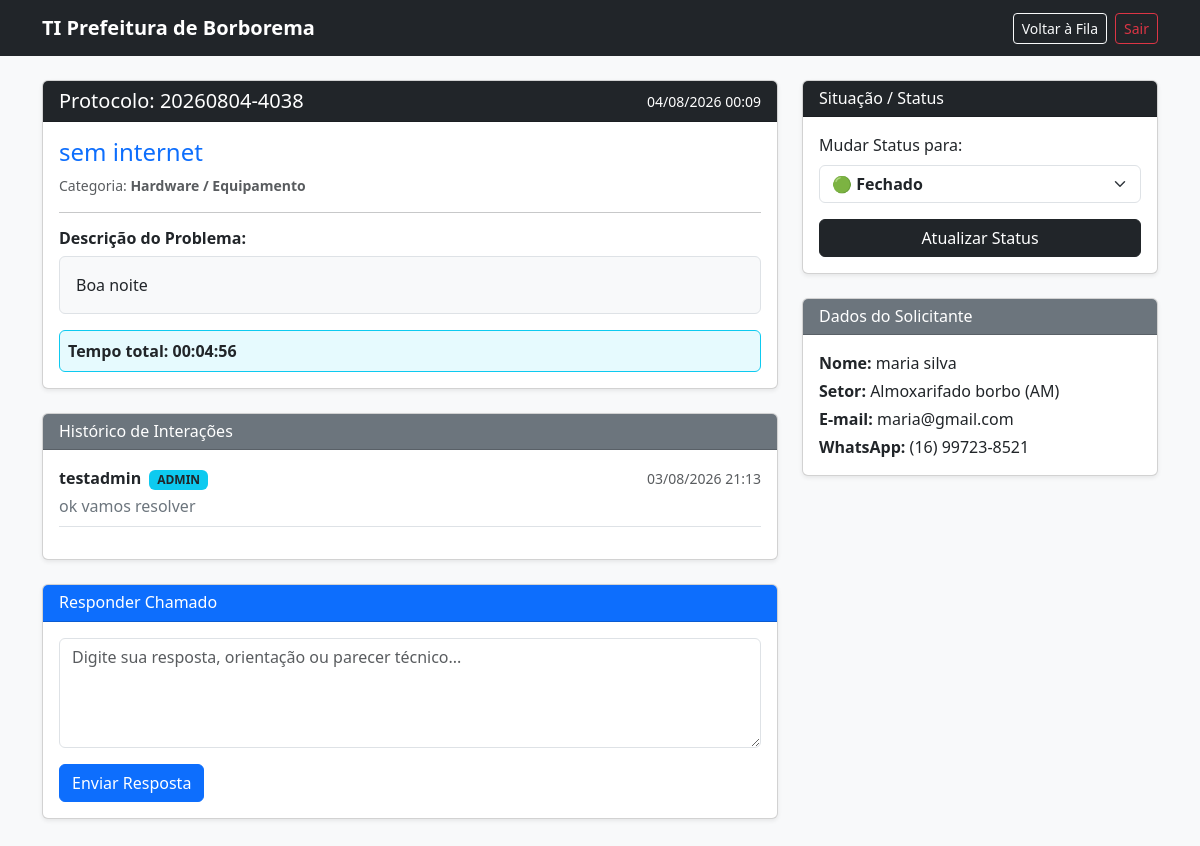
/suporte/ver_chamado.php?id=18 (signed in), run on the app's committed database.
### tables this page shows
CREATE TABLE `chamados` (
  `id` int(11) NOT NULL,
  `protocolo` varchar(20) NOT NULL,
  `titulo` varchar(150) NOT NULL,
  `descricao` text NOT NULL,
  `status` enum('novo','aberto','em_andamento','resolvido') NOT NULL DEFAULT 'novo',
  `prioridade` enum('baixa','media','alta','urgente') DEFAULT 'media',
  `usuario_id` int(11) NOT NULL,
  `tecnico_id` int(11) DEFAULT NULL,
  `categoria_id` int(11) NOT NULL,
  `criado_em` timestamp NOT NULL DEFAULT current_timestamp(),
  `atualizado_em` timestamp NOT NULL DEFAULT current_timestamp() ON UPDATE current_timestamp(),
  `fechado_em` datetime DEFAULT NULL,
  `tempo_atendimento` int(11) DEFAULT NULL COMMENT 'Tempo em segundos'
);

CREATE TABLE `categorias` (
  `id` int(11) NOT NULL,
  `nome` varchar(100) NOT NULL,
  `descricao` varchar(255) DEFAULT NULL,
  `ativo` tinyint(1) DEFAULT 1
);

CREATE TABLE `chamados_respostas` (
  `id` int(11) NOT NULL,
  `chamado_id` int(11) NOT NULL,
  `usuario_id` int(11) NOT NULL,
  `mensagem` text NOT NULL,
  `criado_em` datetime NOT NULL
);

CREATE TABLE `usuarios` (
  `id` int(11) NOT NULL,
  `nome` varchar(100) NOT NULL,
  `email` varchar(100) NOT NULL,
  `senha` varchar(255) NOT NULL,
  `cpf` varchar(14) DEFAULT NULL,
  `telefone` varchar(20) DEFAULT NULL,
  `perfil` enum('admin','tecnico','usuario') NOT NULL DEFAULT 'usuario',
  `setor_id` int(11) DEFAULT NULL,
  `ativo` tinyint(1) DEFAULT 1,
  `criado_em` timestamp NOT NULL DEFAULT current_timestamp(),
  `atualizado_em` timestamp NOT NULL DEFAULT current_timestamp() ON UPDATE current_timestamp()
);

CREATE TABLE `secretarias_setores` (
  `id` int(11) NOT NULL,
  `nome` varchar(100) NOT NULL,
  `sigla` varchar(20) NOT NULL,
  `ativo` tinyint(1) DEFAULT 1,
  `criado_em` timestamp NOT NULL DEFAULT current_timestamp()
);

### suporte/ver_chamado.php (the view, shortened to what this page needs)
<?php
require_once __DIR__ . '/../config/conexao.php';
$chamado_id = (int)($_GET['id'] ?? 0);
try {
    $sql = "SELECT
                c.*,
                u.nome AS solicitante_nome,
                u.email AS solicitante_email,
                u.telefone AS solicitante_telefone,
                s.nome AS setor_nome,
                s.sigla AS setor_sigla,
                cat.nome AS categoria_nome
            FROM chamados c
            INNER JOIN usuarios u ON c.usuario_id = u.id
            LEFT JOIN secretarias_setores s ON u.setor_id = s.id
            LEFT JOIN categorias cat ON c.categoria_id = cat.id
            WHERE c.id = :id";
    $stmt = $pdo->prepare($sql);
    $stmt->execute(['id' => $chamado_id]);
    $chamado = $stmt->fetch();
} catch (PDOException $e) {
    $_SESSION['flash_erro'] = "Erro ao carregar detalhes: " . $e->getMessage();
    header("Location: fila_chamados.php");
    exit;
}
$respostas = [];
try {
    $sqlRespostas = "SELECT r.*, u.nome AS autor_nome, u.perfil AS autor_perfil
                     FROM chamados_respostas r
                     INNER JOIN usuarios u ON r.usuario_id = u.id
                     WHERE r.chamado_id = :chamado_id
                     ORDER BY r.criado_em ASC";
    $stmtR = $pdo->prepare($sqlRespostas);
    $stmtR->execute(['chamado_id' => $chamado_id]);
    $respostas = $stmtR->fetchAll();
} catch (PDOException $e) {
}
function formatarTempo($segundos) {
    $horas = floor($segundos / 3600);
    $minutos = floor(($segundos % 3600) / 60);
    $seg = $segundos % 60;
    return sprintf("%02d:%02d:%02d", $horas, $minutos, $seg);
}
$tempoExibicao = '';
if ($chamado['status'] === 'resolvido') {
    if (!empty($chamado['tempo_atendimento'])) {
        $tempoExibicao = "Tempo total: " . formatarTempo($chamado['tempo_atendimento']);
    } else {
        $tempoExibicao = "Tempo não registrado";
    }
} else {
    $criado = new DateTime($chamado['criado_em']);
    $agora = new DateTime('now');
    $intervalo = $criado->diff($agora);
    $diff = $intervalo->days * 86400 + $intervalo->h * 3600 + $intervalo->i * 60 + $intervalo->s;
    $tempoExibicao = "Em andamento: " . formatarTempo($diff);
}
?>
<!DOCTYPE html>
<html lang="pt-BR">
<head>
    <link href="https://cdn.jsdelivr.net/npm/bootstrap@5.3.0/dist/css/bootstrap.min.css" rel="stylesheet">
</head>
<body class="bg-light">
<nav class="navbar navbar-expand-lg navbar-dark bg-dark">
    <div class="container">
        <a class="navbar-brand fw-bold" href="/helpdesk_prefeitura/painel.php">TI Prefeitura de Borborema</a>
        <div class="d-flex align-items-center text-white">
            <a href="fila_chamados.php" class="btn btn-outline-light btn-sm me-2">Voltar à Fila</a>
            <a href="/helpdesk_prefeitura/account/logout.php" class="btn btn-outline-danger btn-sm">Sair</a>
        </div>
    </div>
</nav>
<div class="container mt-4 mb-5">
    <div class="row g-4">
        <div class="col-lg-8">
            <div class="card shadow-sm mb-4">
                <div class="card-header bg-dark text-white d-flex justify-content-between align-items-center">
                    <h5 class="mb-0">Protocolo: <?= htmlspecialchars($chamado['protocolo'] ?? '#'.$chamado['id']) ?></h5>
                    <small><?= date('d/m/Y H:i', strtotime($chamado['criado_em'])) ?></small>
                </div>
                <div class="card-body">
                    <h4 class="card-title text-primary"><?= htmlspecialchars($chamado['titulo']) ?></h4>
                    <p class="text-muted small">Categoria: <strong><?= htmlspecialchars($chamado['categoria_nome'] ?? 'Geral') ?></strong></p>
                    <hr>
                    <h6><strong>Descrição do Problema:</strong></h6>
                    <div class="bg-light p-3 rounded border mb-3">
                        <?= nl2br(htmlspecialchars($chamado['descricao'])) ?>
                    </div>
                    <div class="mt-3 p-2 bg-info bg-opacity-10 rounded border border-info">
                        <i class="bi bi-clock"></i> <strong><?= $tempoExibicao ?></strong>
                    </div>
                </div>
            </div>
            <div class="card shadow-sm mb-4">
                <div class="card-header bg-secondary text-white">
                    <h6 class="mb-0">Histórico de Interações</h6>
                </div>
                <div class="card-body">
                    <?php if (count($respostas) > 0): ?>
                        <?php foreach ($respostas as $resp): ?>
                            <div class="border-bottom pb-2 mb-3">
                                <div class="d-flex justify-content-between align-items-center mb-1">
                                    <strong><?= htmlspecialchars($resp['autor_nome']) ?>
                                        <span class="badge bg-info text-dark ms-1"><?= strtoupper($resp['autor_perfil']) ?></span>
                                    </strong>
                                    <small class="text-muted"><?= date('d/m/Y H:i', strtotime($resp['criado_em'])) ?></small>
                                </div>
                                <p class="mb-0 text-secondary"><?= nl2br(htmlspecialchars($resp['mensagem'])) ?></p>
                            </div>
                        <?php endforeach; ?>
                    <?php else: ?>
                        <p class="text-muted small mb-0">Nenhuma resposta registrada.</p>
                    <?php endif; ?>
                </div>
            </div>
            <div class="card shadow-sm">
                <div class="card-header bg-primary text-white">
                    <h6 class="mb-0">Responder Chamado</h6>
                </div>
                <div class="card-body">
                    <form action="ver_chamado.php?id=<?= $chamado_id ?>" method="POST">
                        <div class="mb-3">
                            <textarea name="resposta" class="form-control" rows="4" required placeholder="Digite sua resposta, orientação ou parecer técnico..."></textarea>
                        </div>
                        <button type="submit" class="btn btn-primary">Enviar Resposta</button>
                    </form>
                </div>
            </div>
        </div>
        <div class="col-lg-4">
            <div class="card shadow-sm mb-4">
                <div class="card-header bg-dark text-white">
                    <h6 class="mb-0">Situação / Status</h6>
                </div>
                <div class="card-body">
                    <form action="ver_chamado.php?id=<?= $chamado_id ?>" method="POST">
                        <div class="mb-3">
                            <label for="status" class="form-label">Mudar Status para:</label>
                            <select name="status" id="status" class="form-select fw-bold">
                                <option value="resolvido" <?= $chamado['status'] === 'resolvido' ? 'selected' : '' ?>>🟢 Fechado</option>
                            </select>
                        </div>
                        <button type="submit" class="btn btn-dark w-100">Atualizar Status</button>
                    </form>
                </div>
            </div>
            <div class="card shadow-sm">
                <div class="card-header bg-secondary text-white">
                    <h6 class="mb-0">Dados do Solicitante</h6>
                </div>
                <div class="card-body">
                    <p class="mb-1"><strong>Nome:</strong> <?= htmlspecialchars($chamado['solicitante_nome']) ?></p>
                    <p class="mb-1"><strong>Setor:</strong> <?= htmlspecialchars($chamado['setor_nome'] ?? 'N/I') ?> (<?= htmlspecialchars($chamado['setor_sigla'] ?? '-') ?>)</p>
                    <p class="mb-1"><strong>E-mail:</strong> <?= htmlspecialchars($chamado['solicitante_email']) ?></p>
                    <p class="mb-0"><strong>WhatsApp:</strong> <?= htmlspecialchars($chamado['solicitante_telefone'] ?? 'Não informado') ?></p>
                </div>
            </div>
        </div>
    </div>
</div>
</body>
</html>

### data on the page
chamados: protocolo "20260804-4038", criado_em "04/08/2026 00:09", titulo "sem internet", categoria.nome "Hardware / Equipamento", descricao "Boa noite", tempo_atendimento "Tempo total: 00:04:56", status "🟢 Fechado", usuario.nome "maria silva", secretarias_setores.nome "Almoxarifado borbo", secretarias_setores.sigla "AM", usuario.email "maria@gmail.com", usuario.telefone "(16) 99723-8521"
chamados_respostas: usuario.nome "testadmin", usuario.perfil "ADMIN", criado_em "03/08/2026 21:13", mensagem "ok vamos resolver"
